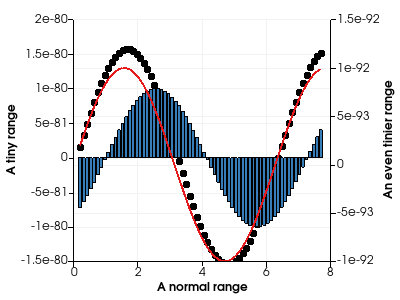

Generate this figure with Python:
#!/usr/bin/env python
# Demonstrate chart with very small double values on multiple axes.

import math

import vtkmodules.vtkInteractionStyle  # noqa: F401
import vtkmodules.vtkRenderingContextOpenGL2  # noqa: F401
import vtkmodules.vtkRenderingOpenGL2  # noqa: F401

from vtkmodules.vtkChartsCore import vtkAxis, vtkChartXY
from vtkmodules.vtkCommonCore import vtkDoubleArray
from vtkmodules.vtkCommonDataModel import vtkTable
from vtkmodules.vtkRenderingContext2D import vtkContextActor
from vtkmodules.vtkRenderingCore import (
    vtkRenderWindow,
    vtkRenderWindowInteractor,
    vtkRenderer,
)

# Create a table with some points in it.
table = vtkTable()
arr_x = vtkDoubleArray()
arr_x.SetName("X")
table.AddColumn(arr_x)
arr_c = vtkDoubleArray()
arr_c.SetName("f1")
table.AddColumn(arr_c)
arr_s = vtkDoubleArray()
arr_s.SetName("f2")
table.AddColumn(arr_s)
arr_s2 = vtkDoubleArray()
arr_s2.SetName("f3")
table.AddColumn(arr_s2)

num_points = 69
inc = 7.5 / (num_points - 1)
table.SetNumberOfRows(num_points)
for i in range(num_points):
    x = i * inc + 0.2
    table.SetValue(i, 0, x)
    table.SetValue(i, 1, 1.0e-80 * (math.cos(x - 1.0) + math.sin(x - math.pi / 4.0)))
    table.SetValue(i, 2, 1.0e-80 * math.sin(x) * 1e-12)
    table.SetValue(i, 3, 1.0e-80 * math.sin(x - 1.0))

# Set up a chart.
chart = vtkChartXY()

line = chart.AddPlot(vtkChartXY.POINTS)
line.SetInputData(table, 0, 1)

line = chart.AddPlot(vtkChartXY.LINE)
line.SetInputData(table, 0, 2)
# Put this plot in a different corner.
chart.SetPlotCorner(line, 1)

line = chart.AddPlot(vtkChartXY.BAR)
line.SetInputData(table, 0, 3)

chart.GetAxis(vtkAxis.LEFT).SetTitle("A tiny range")
chart.GetAxis(vtkAxis.BOTTOM).SetTitle("A normal range")
chart.GetAxis(vtkAxis.RIGHT).SetTitle("An even tinier range")

# Context actor and scene wiring.
context_actor = vtkContextActor()
context_actor.GetScene().AddItem(chart)

# Renderer
renderer = vtkRenderer()
renderer.SetBackground(1.0, 1.0, 1.0)
context_actor.GetScene().SetRenderer(renderer)
renderer.AddActor(context_actor)

# Window
render_window = vtkRenderWindow()
render_window.SetSize(400, 300)
render_window.SetMultiSamples(0)
render_window.AddRenderer(renderer)
render_window.SetWindowName("chart double")

# Interactor
interactor = vtkRenderWindowInteractor()
interactor.SetRenderWindow(render_window)

interactor.Initialize()
interactor.Start()
